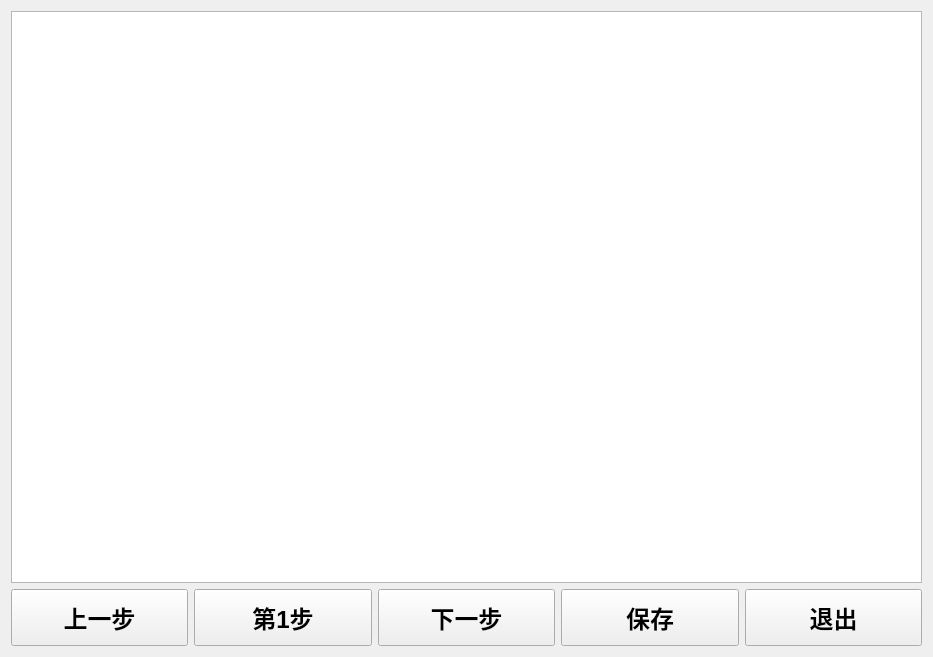
<?xml version="1.0" encoding="UTF-8"?>
<ui version="4.0">
 <class>Form</class>
 <widget class="QWidget" name="Form">
  <property name="geometry">
   <rect>
    <x>0</x>
    <y>0</y>
    <width>933</width>
    <height>657</height>
   </rect>
  </property>
  <property name="font">
   <font>
    <family>Agency FB</family>
    <pointsize>14</pointsize>
   </font>
  </property>
  <property name="windowTitle">
   <string>Form</string>
  </property>
  <layout class="QHBoxLayout" name="horizontalLayout_2">
   <item>
    <layout class="QVBoxLayout" name="verticalLayout" stretch="10,1">
     <item>
      <widget class="QTableView" name="tableView">
       <property name="font">
        <font>
         <family>Arial</family>
         <pointsize>16</pointsize>
         <weight>75</weight>
         <bold>true</bold>
        </font>
       </property>
       <property name="cursor" stdset="0">
        <cursorShape>ArrowCursor</cursorShape>
       </property>
      </widget>
     </item>
     <item>
      <layout class="QHBoxLayout" name="horizontalLayout">
       <item>
        <widget class="QPushButton" name="btn_last_step">
         <property name="sizePolicy">
          <sizepolicy hsizetype="Minimum" vsizetype="Preferred">
           <horstretch>0</horstretch>
           <verstretch>0</verstretch>
          </sizepolicy>
         </property>
         <property name="font">
          <font>
           <family>Arial</family>
           <pointsize>18</pointsize>
           <weight>75</weight>
           <bold>true</bold>
          </font>
         </property>
         <property name="text">
          <string>上一步</string>
         </property>
        </widget>
       </item>
       <item>
        <widget class="QPushButton" name="btn_current_step">
         <property name="sizePolicy">
          <sizepolicy hsizetype="Minimum" vsizetype="Preferred">
           <horstretch>0</horstretch>
           <verstretch>0</verstretch>
          </sizepolicy>
         </property>
         <property name="font">
          <font>
           <family>Arial</family>
           <pointsize>18</pointsize>
           <weight>75</weight>
           <bold>true</bold>
          </font>
         </property>
         <property name="text">
          <string>第1步</string>
         </property>
        </widget>
       </item>
       <item>
        <widget class="QPushButton" name="btn_next_step">
         <property name="sizePolicy">
          <sizepolicy hsizetype="Minimum" vsizetype="Preferred">
           <horstretch>0</horstretch>
           <verstretch>0</verstretch>
          </sizepolicy>
         </property>
         <property name="font">
          <font>
           <family>Arial</family>
           <pointsize>18</pointsize>
           <weight>75</weight>
           <bold>true</bold>
          </font>
         </property>
         <property name="text">
          <string>下一步</string>
         </property>
        </widget>
       </item>
       <item>
        <widget class="QPushButton" name="btn_save_formula">
         <property name="sizePolicy">
          <sizepolicy hsizetype="Minimum" vsizetype="Preferred">
           <horstretch>0</horstretch>
           <verstretch>0</verstretch>
          </sizepolicy>
         </property>
         <property name="font">
          <font>
           <family>Arial</family>
           <pointsize>18</pointsize>
           <weight>75</weight>
           <bold>true</bold>
          </font>
         </property>
         <property name="text">
          <string>保存</string>
         </property>
        </widget>
       </item>
       <item>
        <widget class="QPushButton" name="btn_exit_formula">
         <property name="sizePolicy">
          <sizepolicy hsizetype="Minimum" vsizetype="Preferred">
           <horstretch>0</horstretch>
           <verstretch>0</verstretch>
          </sizepolicy>
         </property>
         <property name="font">
          <font>
           <family>Arial</family>
           <pointsize>18</pointsize>
           <weight>75</weight>
           <bold>true</bold>
          </font>
         </property>
         <property name="text">
          <string>退出</string>
         </property>
        </widget>
       </item>
      </layout>
     </item>
    </layout>
   </item>
  </layout>
 </widget>
 <resources/>
 <connections/>
</ui>
